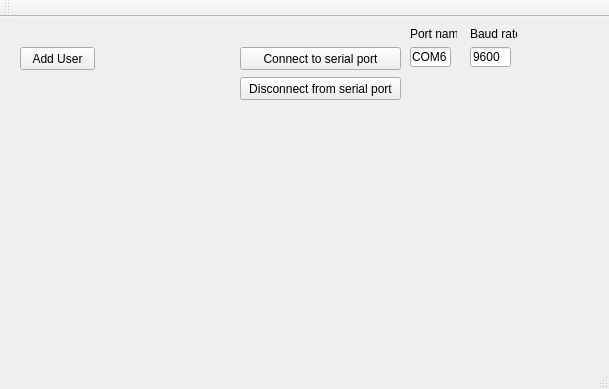
<?xml version="1.0" encoding="UTF-8"?>
<ui version="4.0">
 <class>RfidMainWindow</class>
 <widget class="QMainWindow" name="RfidMainWindow">
  <property name="geometry">
   <rect>
    <x>0</x>
    <y>0</y>
    <width>609</width>
    <height>389</height>
   </rect>
  </property>
  <property name="windowTitle">
   <string>RfidMainWindow</string>
  </property>
  <widget class="QWidget" name="centralWidget">
   <widget class="QPushButton" name="pushButtonAddUser">
    <property name="geometry">
     <rect>
      <x>20</x>
      <y>30</y>
      <width>75</width>
      <height>23</height>
     </rect>
    </property>
    <property name="text">
     <string>Add User</string>
    </property>
   </widget>
   <widget class="QPushButton" name="pushButtonSerialConnect">
    <property name="geometry">
     <rect>
      <x>240</x>
      <y>30</y>
      <width>161</width>
      <height>23</height>
     </rect>
    </property>
    <property name="text">
     <string>Connect to serial port</string>
    </property>
   </widget>
   <widget class="QPushButton" name="pushButtonDisconnectSerial">
    <property name="geometry">
     <rect>
      <x>240</x>
      <y>60</y>
      <width>161</width>
      <height>23</height>
     </rect>
    </property>
    <property name="text">
     <string>Disconnect from serial port</string>
    </property>
   </widget>
   <widget class="QLineEdit" name="lineEdit_portName">
    <property name="geometry">
     <rect>
      <x>410</x>
      <y>30</y>
      <width>41</width>
      <height>20</height>
     </rect>
    </property>
    <property name="text">
     <string>COM6</string>
    </property>
   </widget>
   <widget class="QLineEdit" name="lineEdit_baudRate">
    <property name="geometry">
     <rect>
      <x>470</x>
      <y>30</y>
      <width>41</width>
      <height>20</height>
     </rect>
    </property>
    <property name="text">
     <string>9600</string>
    </property>
   </widget>
   <widget class="QLabel" name="label">
    <property name="geometry">
     <rect>
      <x>410</x>
      <y>10</y>
      <width>47</width>
      <height>13</height>
     </rect>
    </property>
    <property name="text">
     <string>Port name</string>
    </property>
   </widget>
   <widget class="QLabel" name="label_2">
    <property name="geometry">
     <rect>
      <x>470</x>
      <y>10</y>
      <width>47</width>
      <height>13</height>
     </rect>
    </property>
    <property name="text">
     <string>Baud rate</string>
    </property>
   </widget>
  </widget>
  <widget class="QMenuBar" name="menuBar">
   <property name="geometry">
    <rect>
     <x>0</x>
     <y>0</y>
     <width>609</width>
     <height>21</height>
    </rect>
   </property>
  </widget>
  <widget class="QToolBar" name="mainToolBar">
   <attribute name="toolBarArea">
    <enum>TopToolBarArea</enum>
   </attribute>
   <attribute name="toolBarBreak">
    <bool>false</bool>
   </attribute>
  </widget>
  <widget class="QStatusBar" name="statusBar"/>
 </widget>
 <layoutdefault spacing="6" margin="11"/>
 <resources/>
 <connections/>
</ui>
